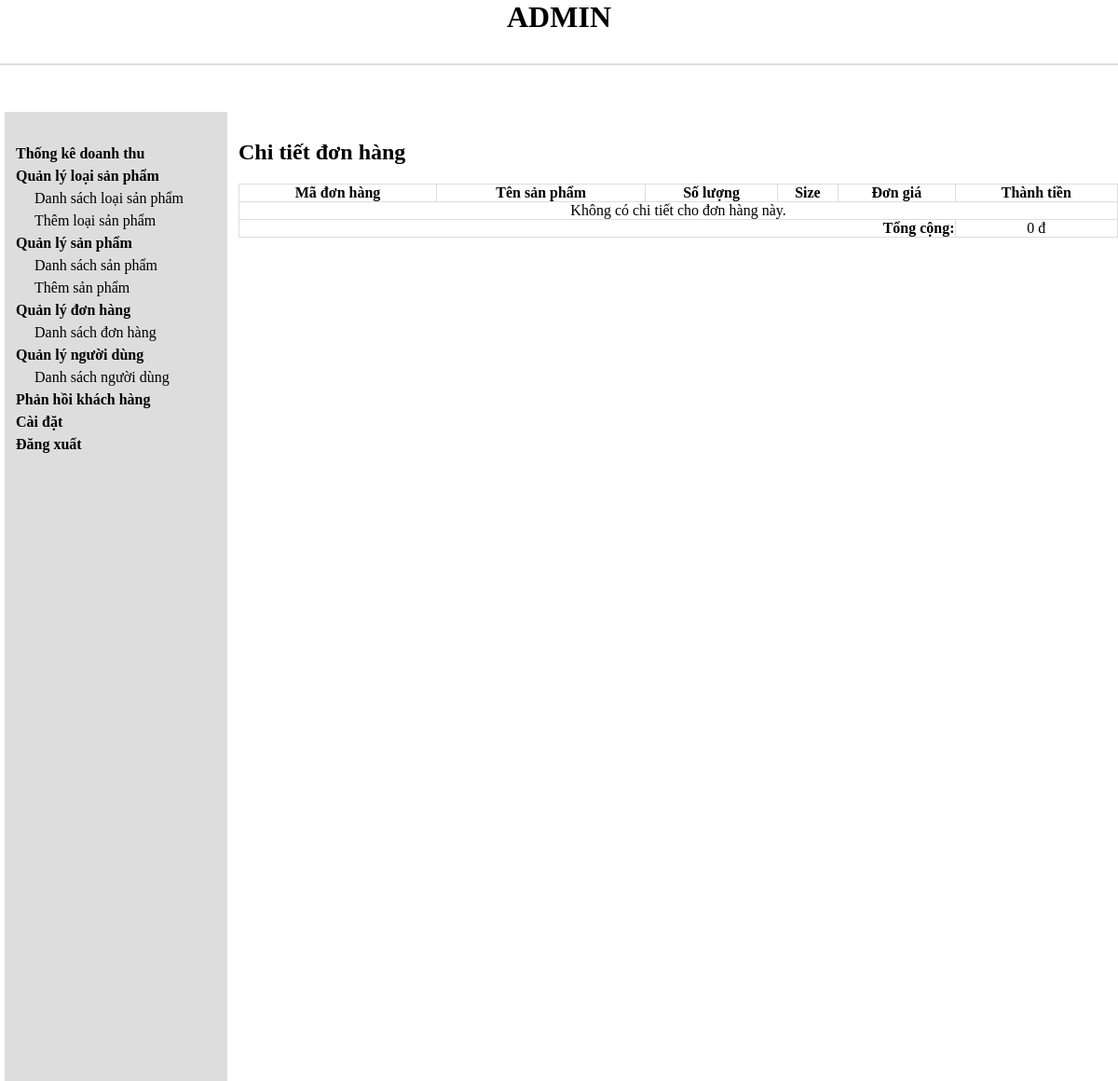
The page /donhang/cartdetail.php?code=8044 (signed in) on the database as committed earlier.
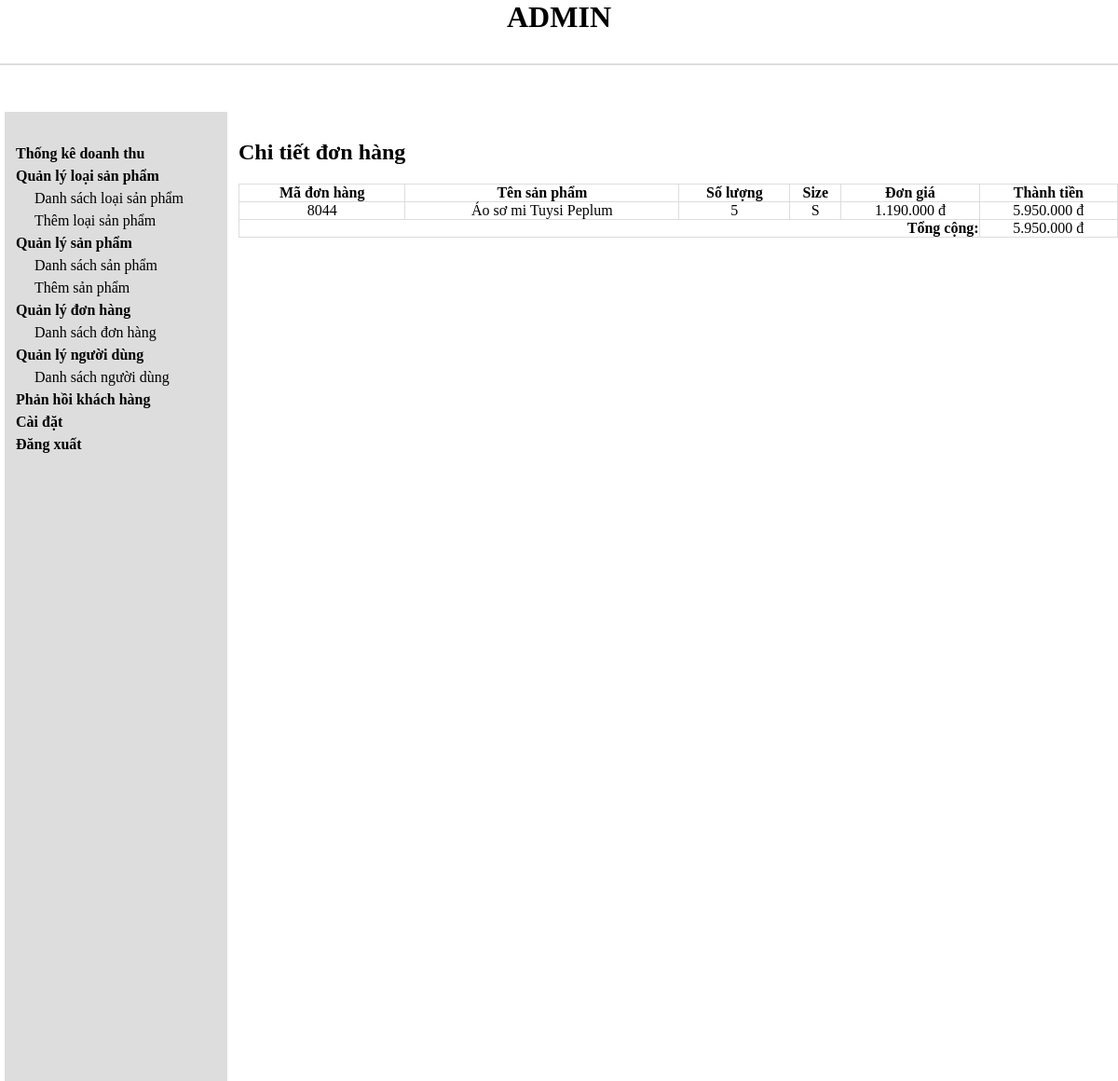
The same page on the database as committed later.
### tables this page shows
CREATE TABLE `cart_details` (
  `cart_details_id` int(11) NOT NULL,
  `cart_code` varchar(10) NOT NULL,
  `product_id` int(11) NOT NULL,
  `quantity` int(11) NOT NULL,
  `size` varchar(10) NOT NULL
);

CREATE TABLE `cart` (
  `cart_id` int(11) NOT NULL,
  `user_id` int(11) NOT NULL,
  `cart_code` varchar(10) NOT NULL,
  `cart_status` tinyint(1) DEFAULT NULL,
  `cart_date` datetime DEFAULT current_timestamp(),
  `total_amount` decimal(10,2) NOT NULL DEFAULT 0.00,
  `cart_payment` varchar(20) NOT NULL
);

CREATE TABLE `products` (
  `product_id` int(11) NOT NULL,
  `product_name` varchar(255) NOT NULL,
  `product_description` text DEFAULT NULL,
  `product_price` decimal(10,2) NOT NULL,
  `product_sale` int(11) NOT NULL,
  `product_quantity` int(11) NOT NULL,
  `product_image` varchar(255) DEFAULT NULL,
  `brand_id` int(11) DEFAULT NULL,
  `created_at` timestamp NOT NULL DEFAULT current_timestamp(),
  `updated_at` timestamp NOT NULL DEFAULT current_timestamp() ON UPDATE current_timestamp(),
  `product_color_image` varchar(255) DEFAULT NULL,
  `product_color_name` varchar(255) DEFAULT NULL,
  `remarkable` tinyint(1) DEFAULT 0,
  `price_sale` decimal(10,2) GENERATED ALWAYS AS (`product_price` - `product_price` * `product_sale` / 100) STORED
);

### database/database.php (called while the page is built, shortened)
<?php
class Database {
    private $host = "localhost";
    private $user = "root";
    private $pass = "";
    private $dbname = "clothing_store";
    public $conn;
    public function connect() {
        $this->conn = new mysqli($this->host, $this->user, $this->pass, $this->dbname);
    }
    public function select($query) {
        $result = $this->conn->query($query) or
        die($this->conn->error . __LINE__);
        if ($result->num_rows > 0) {
            return $result;
        } else {
            return false;
        }
    }
}
?>

### class/cart_class.php (called while the page is built, shortened)
<?php
include "../database/database.php";
?>
<?php
class cart
{
    private $db;
    public function __construct()
    {
        $this->db = new Database;
    }
    public function show_cartdetail($cart_code)
    {
        $query = "
            SELECT
                c.cart_code,
                p.product_name,
                p.product_price,
                cd.quantity,
                cd.size
            FROM
                cart_details cd
            JOIN
                cart c ON cd.cart_code = c.cart_code
            JOIN
                products p ON cd.product_id = p.product_id
            WHERE
                c.cart_code = '$cart_code'
        ";
        $result = $this->db->select($query);
        return $result;
    }
}
?>

### donhang/cartdetail.php (the view)
<?php
include "../database/header.php";
include '../database/sidebar.php';
include "../class/cart_class.php";
$cart = new cart();
if (isset($_GET['code'])) {
    $cart_code = $_GET['code'];
    $show_cart = $cart->show_cartdetail($cart_code);
} else {
    echo "<p class='error-message'>Không tìm thấy mã đơn hàng!</p>";
    exit();
}
$total = 0;
?>
<div class="admin-content-right">
    <div class="admin-content-right-cartegory_list">
        <h1>Chi tiết đơn hàng</h1>
        <table>
            <thead>
                <tr>
                    <th>Mã đơn hàng</th>
                    <th>Tên sản phẩm</th>
                    <th>Số lượng</th>
                    <th>Size</th>
                    <th>Đơn giá</th>
                    <th>Thành tiền</th>
                </tr>
            </thead>
            <tbody>
                <?php
                if ($show_cart && $show_cart->num_rows > 0) {
                    while ($result = $show_cart->fetch_assoc()) {
                        $subtotal = $result['quantity'] * $result['product_price'];
                        $total += $subtotal;
                ?>
                <tr>
                    <td><?php echo htmlspecialchars($result['cart_code']); ?></td>
                    <td><?php echo htmlspecialchars($result['product_name']); ?></td>
                    <td><?php echo htmlspecialchars($result['quantity']); ?></td>
                    <td><?php echo htmlspecialchars($result['size']); ?></td>
                    <td><?php echo number_format($result['product_price'], 0, ',', '.'); ?> đ</td>
                    <td><?php echo number_format($subtotal, 0, ',', '.'); ?> đ</td>
                </tr>
                <?php
                    }
                } else {
                    echo "<tr><td colspan='6'>Không có chi tiết cho đơn hàng này.</td></tr>";
                }
                ?>
            </tbody>
            <tfoot>
                <tr>
                    <td colspan="5" style="text-align: right; font-weight: bold;">Tổng cộng:</td>
                    <td><?php echo number_format($total, 0, ',', '.'); ?> đ</td>
                </tr>
            </tfoot>
        </table>
    </div>
</div>
</body>
</html>

Rows that differ between the two databases and show on the page:
added cart_details: cart.cart_code "8044", product.product_name "Áo sơ mi Tuysi Peplum", quantity "5", size "S", product.product_price "1.190.000", quantity.product_price "5.950.000"
Other text that changed with them:
$total: "0" → "5.950.000"
text no longer shown: "Không có chi tiết cho đơn hàng này."
